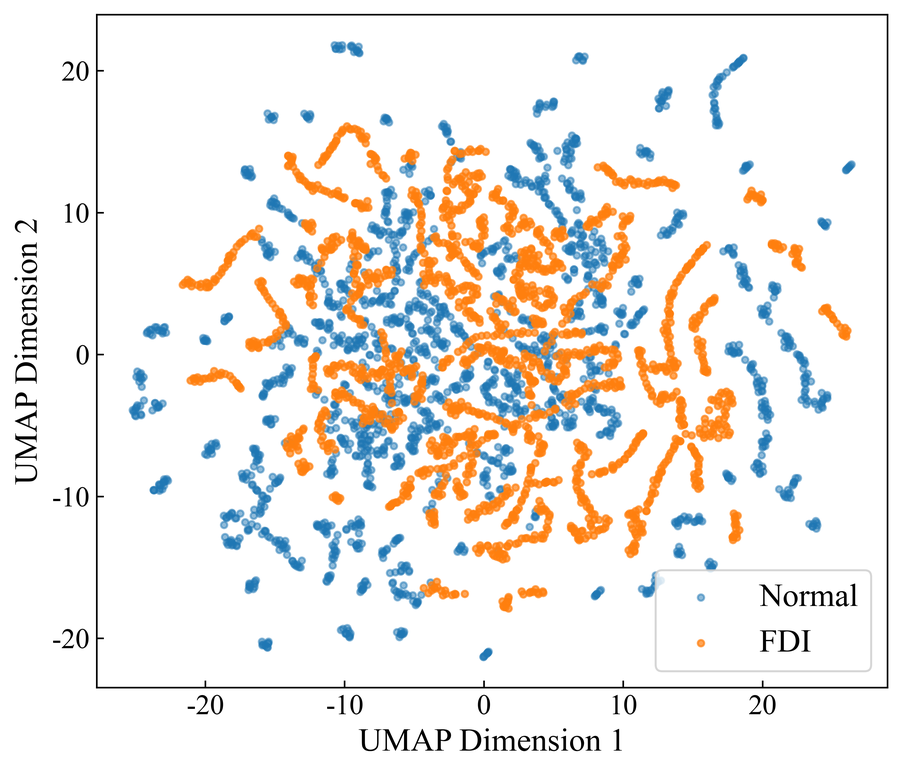
#> input picture UMAP_windows_visualization_A.png, 902 x 772 px, shrunk from 3713 x 3180 before the run
$ python combine_umap_figures.py
#> lines starting #> are read from the running program, lines starting #| are printed output that depends on the picture
"""Combine the six UMAP attack-scenario figures into a 2 x 3 panel figure."""

from __future__ import annotations

import argparse
from pathlib import Path

import matplotlib.pyplot as plt
from PIL import Image


SCRIPT_DIR = Path(__file__).resolve().parent

PANEL_CONFIG = (
    ("UMAP_windows_visualization_A.png", "(a) Additive FDI attack scenario"),
    ("UMAP_windows_visualization_S.png", "(b) Subtractive FDI attack scenario"),
    ("UMAP_windows_visualization_R.png", "(c) Replay attack scenario"),
    ("UMAP_windows_visualization_RD.png", "(d) Ramp-drift FDI attack scenario"),
    (
        "UMAP_windows_visualization_LMC.png",
        "(e) Local model-consistent FDI attack scenario",
    ),
    (
        "UMAP_windows_visualization_AL.png",
        "(f) Adversarial-learning-based FDI attack scenario",
    ),
)


def parse_args() -> argparse.Namespace:
    parser = argparse.ArgumentParser(
        description="Combine six UMAP figures into a two-row, three-column figure."
    )
    parser.add_argument(
        "--input-dir",
        type=Path,
        default=SCRIPT_DIR,
        help="Directory containing the six input PNG files.",
    )
    parser.add_argument(
        "--output",
        type=Path,
        default=SCRIPT_DIR / "UMAP_windows_visualization_combined.png",
        help="Combined output image path.",
    )
    parser.add_argument("--dpi", type=int, default=300, help="Output resolution.")
    return parser.parse_args()


def combine_figures(input_dir: Path, output_path: Path, dpi: int) -> None:
#> called with dpi = 300
    input_dir = input_dir.resolve()
    image_paths = [input_dir / filename for filename, _ in PANEL_CONFIG]
    missing_paths = [path for path in image_paths if not path.is_file()]
    if missing_paths:
        missing_text = "\n".join(f"  - {path}" for path in missing_paths)
        raise FileNotFoundError(f"Missing input figure(s):\n{missing_text}")

    plt.rcParams.update(
        {
            "font.family": "serif",
            "font.serif": ["Times New Roman", "DejaVu Serif"],
        }
    )

    figure = plt.figure(figsize=(18, 12), facecolor="white")
    grid = figure.add_gridspec(
        nrows=4,
        ncols=3,
        height_ratios=(1.0, 0.075, 1.0, 0.075),
        left=0.01,
        right=0.99,
        bottom=0.015,
        top=0.995,
        wspace=0.015,
        hspace=0.01,
    )

    opened_images: list[Image.Image] = []
    try:
        for index, ((_, title), image_path) in enumerate(zip(PANEL_CONFIG, image_paths)):
            panel_row = (index // 3) * 2
            panel_column = index % 3

            image = Image.open(image_path).convert("RGB")
            opened_images.append(image)

            image_axis = figure.add_subplot(grid[panel_row, panel_column])
            image_axis.imshow(image)
            image_axis.set_axis_off()

            title_axis = figure.add_subplot(grid[panel_row + 1, panel_column])
            title_axis.set_axis_off()
            title_axis.text(
                0.5,
                0.55,
                title,
                ha="center",
                va="center",
                fontsize=20,
            )

        output_path = output_path.resolve()
        output_path.parent.mkdir(parents=True, exist_ok=True)
        figure.savefig(
            output_path,
            dpi=dpi,
            facecolor="white",
            bbox_inches="tight",
            pad_inches=0.03,
        )
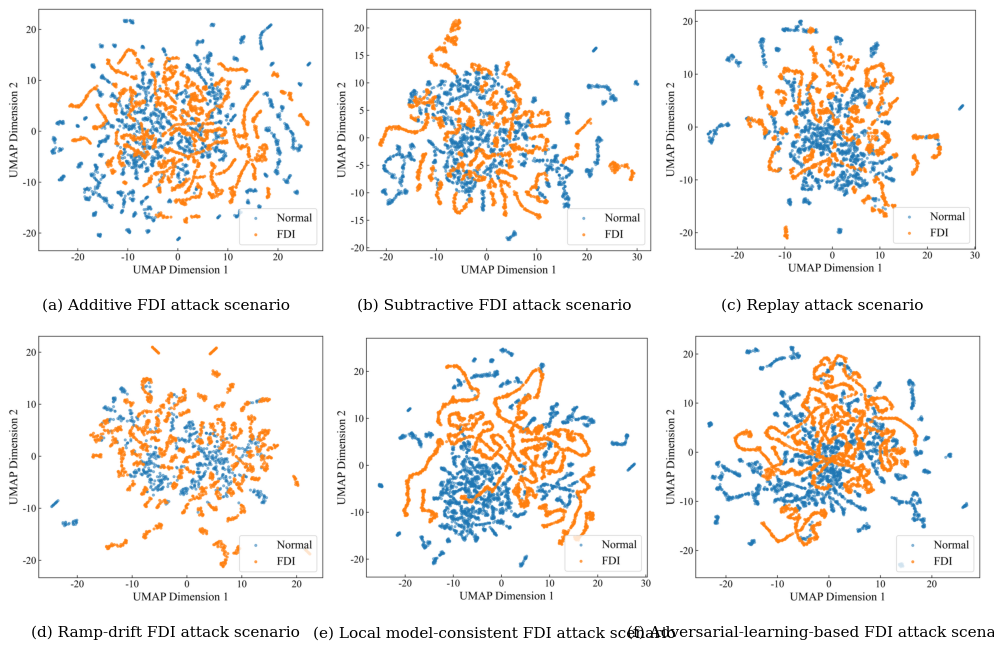
#> figure drawn by matplotlib, 6 panels
        print(f"Combined figure saved to: {output_path}")
#| Combined figure saved to: UMAP_windows_visualization_combined.png
    finally:
        plt.close(figure)
        for image in opened_images:
            image.close()


def main() -> None:
    args = parse_args()
    combine_figures(args.input_dir, args.output, args.dpi)


if __name__ == "__main__":
    main()
